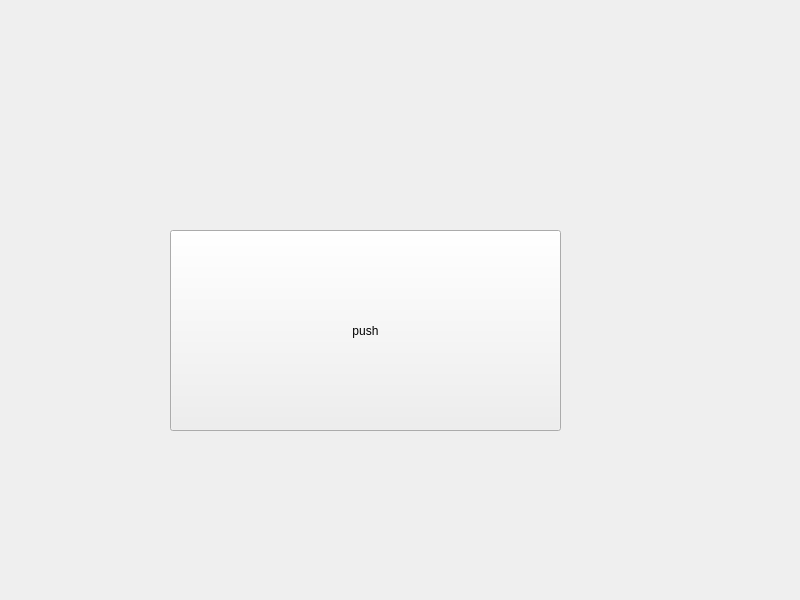
<?xml version="1.0" encoding="UTF-8"?>
<ui version="4.0">
 <class>Widget</class>
 <widget class="QWidget" name="Widget">
  <property name="geometry">
   <rect>
    <x>0</x>
    <y>0</y>
    <width>800</width>
    <height>600</height>
   </rect>
  </property>
  <property name="windowTitle">
   <string>Widget</string>
  </property>
  <widget class="QPushButton" name="pushButton">
   <property name="geometry">
    <rect>
     <x>170</x>
     <y>230</y>
     <width>391</width>
     <height>201</height>
    </rect>
   </property>
   <property name="text">
    <string>push</string>
   </property>
   <property name="checkable">
    <bool>true</bool>
   </property>
  </widget>
 </widget>
 <resources/>
 <connections/>
</ui>
